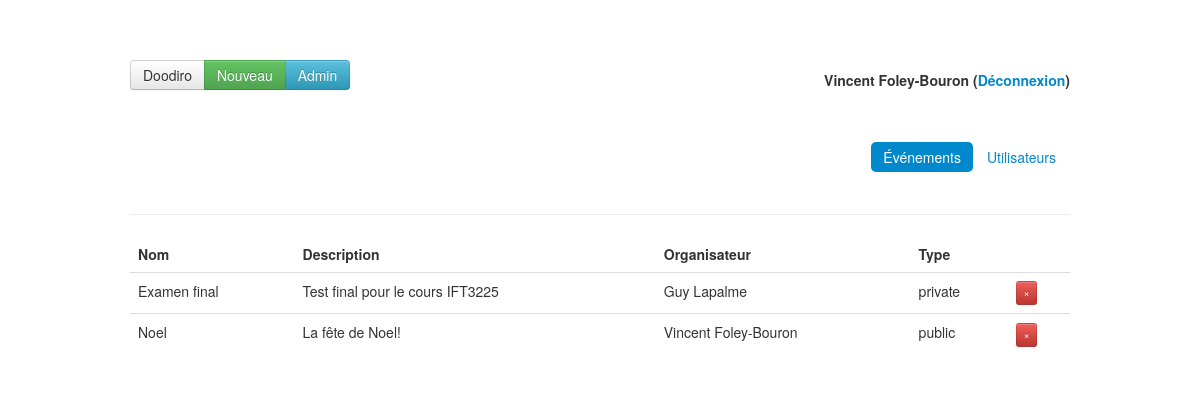
The page /admin.php (signed in) on the database as committed earlier.
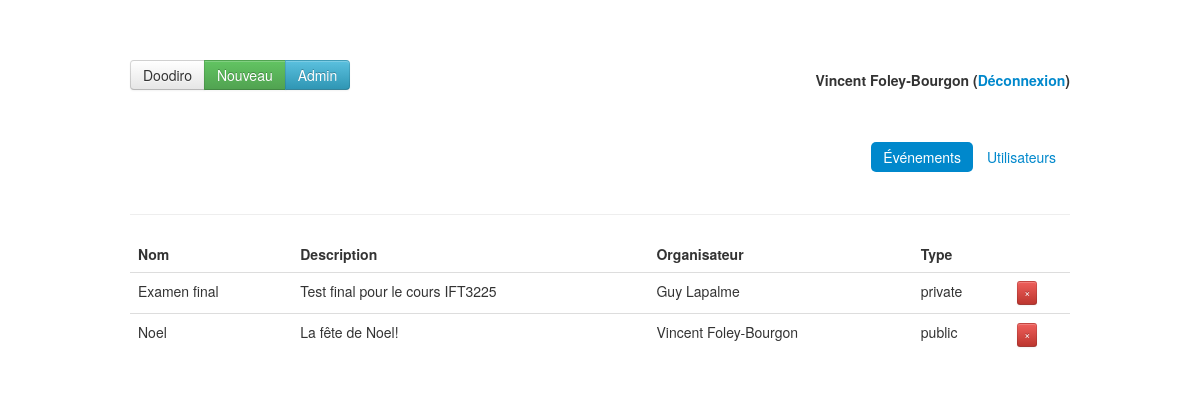
The same page on the database as committed later.
### tables this page shows
CREATE TABLE IF NOT EXISTS `events` (
  `id` int(11) NOT NULL AUTO_INCREMENT,
  `organizer` int(11) NOT NULL,
  `name` varchar(100) NOT NULL,
  `description` varchar(255) NOT NULL,
  `type` enum('public','private') NOT NULL,
  `duration` int(2) NOT NULL,
  PRIMARY KEY (`id`),
  KEY `organizer` (`organizer`)
);

CREATE TABLE IF NOT EXISTS `users` (
  `id` int(11) NOT NULL AUTO_INCREMENT,
  `email` varchar(255) NOT NULL,
  `password` varchar(255) NOT NULL,
  `firstname` varchar(255) DEFAULT NULL,
  `lastname` varchar(255) DEFAULT NULL,
  `is_admin` tinyint(1) NOT NULL DEFAULT '0',
  PRIMARY KEY (`id`),
  UNIQUE KEY `email` (`email`)
);

### classes/event.php (called while the page is built, shortened)
<?php
class Event extends Database {
	public $organizer;
	public function __construct($array) {
		$this->id = $array['id'];
		$this->organizer = $array['organizer'];
		$this->name = $array['name'];
		$this->description = $array['description'];
		$this->type = $array['type'];
	}
    public static function find_all() {
        $mysqli = self::db_connect();
        $query = "SELECT * FROM events";
        $result = $mysqli->query($query);
        while($obj = $result->fetch_object()) {
            $events[] = new Event(array(
                'id' => $obj->id,
                'organizer' => $obj->organizer,
                'organizer_name' => '',
                'name' => $obj->name,
                'description' => $obj->description,
                'type' => $obj->type,
                'duration' => $obj->duration
                ));
        }
        return $events;
    }
	public function organizer() {
		return User::find($this->organizer);
	}
}

### classes/user.php (called while the page is built, shortened)
<?php
class User extends Database {
	public function __construct($array) {
		$this->firstname = $array['firstname'];
		$this->lastname = $array['lastname'];
	}
    public static function find($user_id) {
    	$mysqli = self::db_connect();
    	$query = 'SELECT id, email, firstname, lastname, is_admin from users WHERE id = ?';
    	if($stmt = $mysqli->prepare($query)) {
    		$stmt->bind_param('s', $user_id);
    		$stmt->execute();
    		$stmt->bind_result($id, $email, $firstname, $lastname, $is_admin);
    		$ok = $stmt->fetch();
    		if ($ok) {
    			return new User(array(
    				'id' => $id,
    				'email' => $email,
    				'firstname' => $firstname,
    				'lastname' => $lastname,
    				'is_admin' => $is_admin
    				));
    		}
    		else {
    			return FALSE;
    		}
    	}
    	else {
    		die("Can't create statement: ".$mysqli->error);
    	}
    }
}

### admin/events.php (the view, shortened to what this page needs)
<?php
$events = Event::find_all();
?>
<div class="container">
	<div class="row">
		<div class="span12">
			<table id="event-table" class="table table-hover">
				<thead>
					<tr>
						<th>Nom</th>
						<th>Description</th>
						<th>Organisateur</th>
						<th>Type</th>
						<th></th>
					</tr>
				</thead>
				<tbody>
					<?php foreach ($events as $event): ?>
						<tr class="event" data-id=<?php echo $event->id ?>>
							<td class="event-name"><?php echo $event->name ?></td>
							<td class="event-description"><?php echo $event->description ?></td>
							<td class="organizer-fullname"><?php echo $event->organizer()->firstname ?> <?php echo $event->organizer()->lastname ?></td>
							<td class="event-type"><?php echo $event->type ?></td>
							<td><a class="btn btn-danger btn-mini delete-event-button">&times;</a></td>
						</tr>
					<?php endforeach ?>
				</tbody>
			</table>
		</div>
	</div>
</div>

### admin.php (shortened to what this page needs)
<?php
if(! isset($_GET['p'])) {
    $content = 'admin/events.php';
    $menu = 1;
}
else {
    $content = 'admin/'.$_GET['p'];
    $menu = 2;
}
$user = $_SESSION['user'];
?>
<!DOCTYPE html>
<html class="no-js">
    <head>
        <link rel="stylesheet" href="css/bootstrap.min.css">
        <link rel="stylesheet" href="http://code.jquery.com/ui/1.9.2/themes/base/jquery-ui.css" />
        <link rel="stylesheet" href="css/main.css">
    </head>
    <body>
        <div class="container" id="top-menu">
            <div class="row">
                <div class="span6">
                    <div class="btn-group">
                        <a class="btn" href="index.php">
                            Doodiro
                        </a>
                        <a class="btn btn-success" href="index.php?p=new_event">
                            Nouveau
                        </a>
                        <?php if ($user->is_admin): ?>
                            <a href="admin.php" class="btn btn-info">Admin</a>
                        <?php endif ?>
                    </div>
                </div>
                <div class="span6">
                    <h5 class="pull-right">
                        <?php echo $user->firstname ?> <?php echo $user->lastname ?>
                        (<a href="logout.php">Déconnexion</a>)
                    </h5>
                </div>
            </div>
        </div>
        <div class="container">
        	<div class="row">
        		<div class="span12">
        			<ul class="nav nav-pills pull-right">
		        		<li <?php echo ($menu == 1) ? 'class="active"' : '' ?>><a href="admin.php">Événements</a></li>
		        		<li <?php echo ($menu == 2) ? 'class="active"' : '' ?>><a href="admin.php?p=users">Utilisateurs</a></li>
		        	</ul>
        		</div>
        		<div class="span12">
        			<hr>
        		</div>
        	</div>
        </div>
        <?php include($content); ?>
    </body>
</html>

Rows that differ between the two databases and show on the page:
changed through a linked row, events "Noel": organizer.is_admin "Foley-Bouron" → "Foley-Bourgon"
Other text that changed with them:
$user->lastname: "Foley-Bouron" → "Foley-Bourgon"
